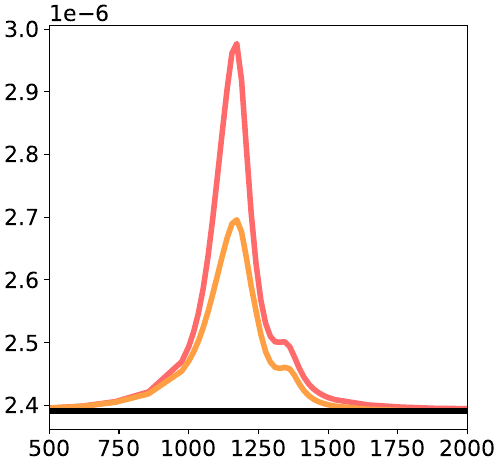

The script that saved this image:
import numpy as np
import matplotlib.pyplot as plt

from numpy import kron as ꕕ
from matplotlib import cm as colm
import numpy as np
import matplotlib.pyplot as plt
plt.rcParams.update({'font.size': 16})

width= 5
aspect_ratio= 1.075
fig_size = (width, width / aspect_ratio)
plt.figure(figsize=fig_size, constrained_layout=True)

dat  = np.loadtxt("S4b-200.out")
plt.plot(dat[:,0], dat[:,1], c  = '#ff6b6b', lw = 4)


dat  = np.loadtxt("S4b-1000.out")

plt.plot(dat[:,0], dat[:,1], c  = '#ff9f43', lw = 4)
plt.plot(dat[:,0], dat[:,1]*0 + dat[-1,1],c  = 'black', lw = 4)

plt.xlim(500,2000)


plt.savefig('S4b.pdf')  